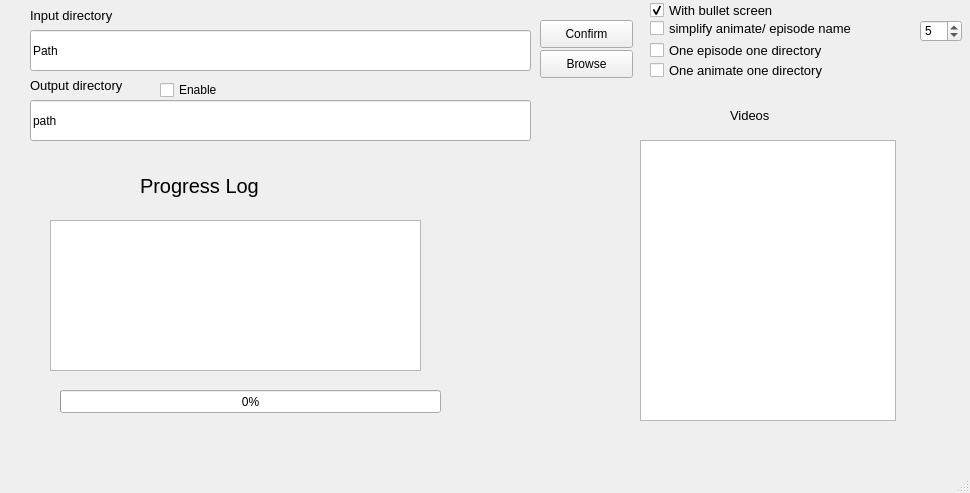
<?xml version="1.0" encoding="UTF-8"?>
<ui version="4.0">
 <class>MainWindow</class>
 <widget class="QMainWindow" name="MainWindow">
  <property name="geometry">
   <rect>
    <x>0</x>
    <y>0</y>
    <width>970</width>
    <height>493</height>
   </rect>
  </property>
  <property name="windowTitle">
   <string>Video Changer</string>
  </property>
  <property name="autoFillBackground">
   <bool>false</bool>
  </property>
  <widget class="QWidget" name="centralwidget">
   <widget class="QPushButton" name="pushButton">
    <property name="geometry">
     <rect>
      <x>540</x>
      <y>20</y>
      <width>93</width>
      <height>28</height>
     </rect>
    </property>
    <property name="text">
     <string>Confirm</string>
    </property>
   </widget>
   <widget class="QLineEdit" name="lineEdit">
    <property name="geometry">
     <rect>
      <x>30</x>
      <y>30</y>
      <width>501</width>
      <height>41</height>
     </rect>
    </property>
    <property name="inputMask">
     <string/>
    </property>
    <property name="text">
     <string>Path</string>
    </property>
   </widget>
   <widget class="QPushButton" name="pushButton_2">
    <property name="geometry">
     <rect>
      <x>540</x>
      <y>50</y>
      <width>93</width>
      <height>28</height>
     </rect>
    </property>
    <property name="text">
     <string>Browse</string>
    </property>
   </widget>
   <widget class="QTextBrowser" name="textBrowser">
    <property name="geometry">
     <rect>
      <x>50</x>
      <y>220</y>
      <width>371</width>
      <height>151</height>
     </rect>
    </property>
   </widget>
   <widget class="QLabel" name="label">
    <property name="geometry">
     <rect>
      <x>140</x>
      <y>170</y>
      <width>151</width>
      <height>31</height>
     </rect>
    </property>
    <property name="font">
     <font>
      <pointsize>15</pointsize>
     </font>
    </property>
    <property name="lineWidth">
     <number>1</number>
    </property>
    <property name="text">
     <string>Progress Log</string>
    </property>
   </widget>
   <widget class="QLineEdit" name="lineEdit_2">
    <property name="geometry">
     <rect>
      <x>30</x>
      <y>100</y>
      <width>501</width>
      <height>41</height>
     </rect>
    </property>
    <property name="text">
     <string>path</string>
    </property>
   </widget>
   <widget class="QLabel" name="label_2">
    <property name="geometry">
     <rect>
      <x>30</x>
      <y>0</y>
      <width>121</width>
      <height>31</height>
     </rect>
    </property>
    <property name="font">
     <font>
      <pointsize>10</pointsize>
     </font>
    </property>
    <property name="text">
     <string>Input directory</string>
    </property>
   </widget>
   <widget class="QLabel" name="label_3">
    <property name="geometry">
     <rect>
      <x>30</x>
      <y>70</y>
      <width>121</width>
      <height>31</height>
     </rect>
    </property>
    <property name="font">
     <font>
      <pointsize>10</pointsize>
     </font>
    </property>
    <property name="text">
     <string>Output directory</string>
    </property>
   </widget>
   <widget class="QCheckBox" name="checkBox">
    <property name="geometry">
     <rect>
      <x>160</x>
      <y>80</y>
      <width>81</width>
      <height>20</height>
     </rect>
    </property>
    <property name="text">
     <string>Enable</string>
    </property>
   </widget>
   <widget class="QProgressBar" name="progressBar">
    <property name="geometry">
     <rect>
      <x>60</x>
      <y>390</y>
      <width>381</width>
      <height>23</height>
     </rect>
    </property>
    <property name="value">
     <number>0</number>
    </property>
   </widget>
   <widget class="QTextBrowser" name="textBrowser_2">
    <property name="geometry">
     <rect>
      <x>640</x>
      <y>140</y>
      <width>256</width>
      <height>281</height>
     </rect>
    </property>
   </widget>
   <widget class="QLabel" name="label_4">
    <property name="geometry">
     <rect>
      <x>730</x>
      <y>100</y>
      <width>71</width>
      <height>31</height>
     </rect>
    </property>
    <property name="font">
     <font>
      <pointsize>10</pointsize>
     </font>
    </property>
    <property name="text">
     <string>Videos</string>
    </property>
   </widget>
   <widget class="QCheckBox" name="checkBox_2">
    <property name="geometry">
     <rect>
      <x>650</x>
      <y>0</y>
      <width>171</width>
      <height>20</height>
     </rect>
    </property>
    <property name="font">
     <font>
      <pointsize>10</pointsize>
     </font>
    </property>
    <property name="text">
     <string>With bullet screen</string>
    </property>
    <property name="checked">
     <bool>true</bool>
    </property>
   </widget>
   <widget class="QCheckBox" name="checkBox_3">
    <property name="geometry">
     <rect>
      <x>650</x>
      <y>20</y>
      <width>271</width>
      <height>16</height>
     </rect>
    </property>
    <property name="font">
     <font>
      <pointsize>10</pointsize>
     </font>
    </property>
    <property name="text">
     <string>simplify animate/ episode name</string>
    </property>
   </widget>
   <widget class="QSpinBox" name="spinBox">
    <property name="geometry">
     <rect>
      <x>920</x>
      <y>20</y>
      <width>42</width>
      <height>22</height>
     </rect>
    </property>
    <property name="value">
     <number>5</number>
    </property>
   </widget>
   <widget class="QCheckBox" name="checkBox_4">
    <property name="geometry">
     <rect>
      <x>650</x>
      <y>40</y>
      <width>221</width>
      <height>20</height>
     </rect>
    </property>
    <property name="font">
     <font>
      <pointsize>10</pointsize>
     </font>
    </property>
    <property name="text">
     <string>One episode one directory</string>
    </property>
   </widget>
   <widget class="QCheckBox" name="checkBox_5">
    <property name="geometry">
     <rect>
      <x>650</x>
      <y>60</y>
      <width>261</width>
      <height>20</height>
     </rect>
    </property>
    <property name="font">
     <font>
      <pointsize>10</pointsize>
     </font>
    </property>
    <property name="text">
     <string>One animate one directory</string>
    </property>
   </widget>
  </widget>
  <widget class="QMenuBar" name="menubar">
   <property name="geometry">
    <rect>
     <x>0</x>
     <y>0</y>
     <width>970</width>
     <height>26</height>
    </rect>
   </property>
  </widget>
  <widget class="QStatusBar" name="statusbar"/>
 </widget>
 <resources/>
 <connections/>
</ui>
